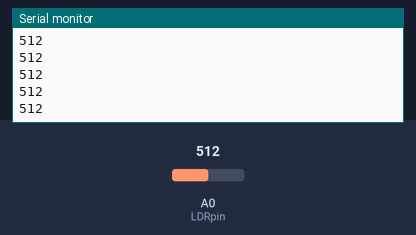
The sketch below on a simulated Arduino Uno, built with avr-gcc and run on an emulated ATmega328P. Shown: the last lines printed to the serial monitor. The inputs (shaded band) are chosen by the test bench; at power-on: A0 (LDRpin) = 512.

Above: at 1.2 s.
1.3 s: A0 (LDRpin) set to 716
At 2.4 s:
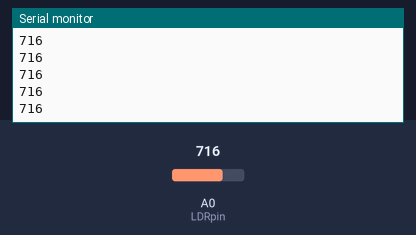
2.8 s: A0 (LDRpin) set to 900
At 3.7 s:
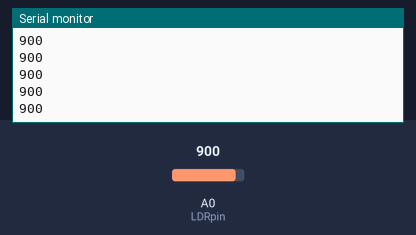
Timing chart, 0 to 5.8 s (numbered marks = the images above; inputs shaded):
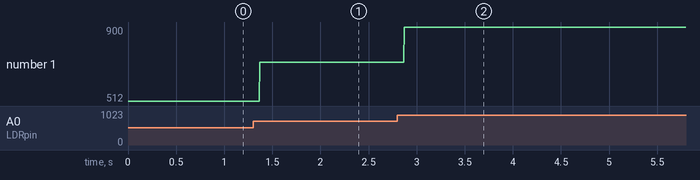

The sketch:

ldr_tester.ino
```cpp
int Light_intensity;
int LDRpin =14;

void setup() {
   Serial.begin(9600);
  // put your setup code here, to run once:

}

void loop() {
  // put your main code here, to run repeatedly:
{
 Light_intensity = analogRead(LDRpin);
  //delay (1000);
  //Serial.print("Light intensity = ");
  Serial.println( Light_intensity);
  // delay (10);

}
}
```

Measured:
- after the input at 1.3 s, the serial monitor: prints a new line after 0.07 s (image 1)
- after the input at 2.8 s, the serial monitor: prints a new line after 0.07 s (image 2)
- plotted number 1: 512 → 716 after the input at 1.3 s, 716 → 900 after the input at 2.8 s
